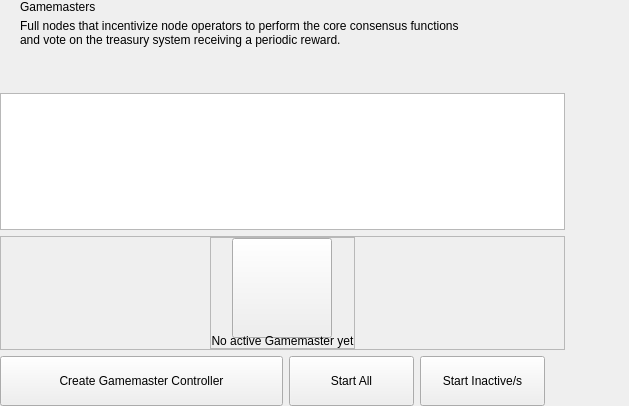
<?xml version="1.0" encoding="UTF-8"?>
<ui version="4.0">
 <class>GamemaStersWidget</class>
 <widget class="QWidget" name="GamemaStersWidget">
  <property name="geometry">
   <rect>
    <x>0</x>
    <y>0</y>
    <width>629</width>
    <height>406</height>
   </rect>
  </property>
  <property name="windowTitle">
   <string notr="true">N/A</string>
  </property>
  <layout class="QHBoxLayout" name="horizontalLayout_2" stretch="2,1">
   <property name="spacing">
    <number>0</number>
   </property>
   <property name="leftMargin">
    <number>0</number>
   </property>
   <property name="topMargin">
    <number>0</number>
   </property>
   <property name="rightMargin">
    <number>0</number>
   </property>
   <property name="bottomMargin">
    <number>0</number>
   </property>
   <item>
    <widget class="QWidget" name="left" native="true">
     <layout class="QVBoxLayout" name="verticalLayout_3">
      <property name="leftMargin">
       <number>0</number>
      </property>
      <property name="topMargin">
       <number>0</number>
      </property>
      <property name="rightMargin">
       <number>0</number>
      </property>
      <property name="bottomMargin">
       <number>0</number>
      </property>
      <item>
       <layout class="QVBoxLayout" name="verticalLayout_2">
        <property name="spacing">
         <number>6</number>
        </property>
        <item>
         <layout class="QHBoxLayout" name="horizontalLayout_3">
          <property name="spacing">
           <number>0</number>
          </property>
          <property name="leftMargin">
           <number>20</number>
          </property>
          <item>
           <layout class="QVBoxLayout" name="verticalLayout_8">
            <property name="spacing">
             <number>5</number>
            </property>
            <item>
             <widget class="QLabel" name="labelTitle">
              <property name="text">
               <string>Gamemasters</string>
              </property>
             </widget>
            </item>
            <item alignment="Qt::AlignTop">
             <widget class="QLabel" name="labelSubtitle1">
              <property name="text">
               <string>Full nodes that incentivize node operators to perform the core consensus functions
and vote on the treasury system receiving a periodic reward.</string>
              </property>
             </widget>
            </item>
           </layout>
          </item>
          <item>
           <spacer name="horizontalSpacer">
            <property name="orientation">
             <enum>Qt::Horizontal</enum>
            </property>
            <property name="sizeHint" stdset="0">
             <size>
              <width>40</width>
              <height>20</height>
             </size>
            </property>
           </spacer>
          </item>
         </layout>
        </item>
        <item>
         <spacer name="verticalSpacer_2">
          <property name="orientation">
           <enum>Qt::Vertical</enum>
          </property>
          <property name="sizeType">
           <enum>QSizePolicy::Fixed</enum>
          </property>
          <property name="sizeHint" stdset="0">
           <size>
            <width>20</width>
            <height>40</height>
           </size>
          </property>
         </spacer>
        </item>
        <item>
         <layout class="QVBoxLayout" name="verticalLayout_6"/>
        </item>
        <item>
         <widget class="QListView" name="listGm">
          <property name="mouseTracking">
           <bool>true</bool>
          </property>
         </widget>
        </item>
        <item>
         <widget class="QFrame" name="emptyContainer">
          <property name="minimumSize">
           <size>
            <width>0</width>
            <height>100</height>
           </size>
          </property>
          <property name="frameShape">
           <enum>QFrame::StyledPanel</enum>
          </property>
          <property name="frameShadow">
           <enum>QFrame::Raised</enum>
          </property>
          <layout class="QVBoxLayout" name="verticalLayout_7" stretch="1,8">
           <property name="spacing">
            <number>0</number>
           </property>
           <property name="leftMargin">
            <number>0</number>
           </property>
           <property name="topMargin">
            <number>0</number>
           </property>
           <property name="rightMargin">
            <number>0</number>
           </property>
           <property name="bottomMargin">
            <number>0</number>
           </property>
           <item>
            <spacer name="verticalSpacer">
             <property name="orientation">
              <enum>Qt::Vertical</enum>
             </property>
             <property name="sizeHint" stdset="0">
              <size>
               <width>20</width>
               <height>20</height>
              </size>
             </property>
            </spacer>
           </item>
           <item alignment="Qt::AlignHCenter|Qt::AlignVCenter">
            <widget class="QFrame" name="emptyScreen">
             <property name="sizePolicy">
              <sizepolicy hsizetype="Expanding" vsizetype="Expanding">
               <horstretch>0</horstretch>
               <verstretch>0</verstretch>
              </sizepolicy>
             </property>
             <property name="frameShape">
              <enum>QFrame::StyledPanel</enum>
             </property>
             <property name="frameShadow">
              <enum>QFrame::Raised</enum>
             </property>
             <layout class="QVBoxLayout" name="verticalLayout">
              <property name="spacing">
               <number>30</number>
              </property>
              <property name="leftMargin">
               <number>0</number>
              </property>
              <property name="topMargin">
               <number>0</number>
              </property>
              <property name="rightMargin">
               <number>0</number>
              </property>
              <property name="bottomMargin">
               <number>0</number>
              </property>
              <item alignment="Qt::AlignHCenter|Qt::AlignVCenter">
               <widget class="QPushButton" name="pushImgEmpty">
                <property name="minimumSize">
                 <size>
                  <width>100</width>
                  <height>100</height>
                 </size>
                </property>
                <property name="maximumSize">
                 <size>
                  <width>100</width>
                  <height>100</height>
                 </size>
                </property>
                <property name="focusPolicy">
                 <enum>Qt::NoFocus</enum>
                </property>
                <property name="text">
                 <string/>
                </property>
                <property name="iconSize">
                 <size>
                  <width>100</width>
                  <height>100</height>
                 </size>
                </property>
               </widget>
              </item>
              <item alignment="Qt::AlignHCenter|Qt::AlignVCenter">
               <widget class="QLabel" name="labelEmpty">
                <property name="styleSheet">
                 <string notr="true"/>
                </property>
                <property name="text">
                 <string>No active Gamemaster yet</string>
                </property>
                <property name="alignment">
                 <set>Qt::AlignCenter</set>
                </property>
               </widget>
              </item>
             </layout>
            </widget>
           </item>
          </layout>
         </widget>
        </item>
        <item>
         <layout class="QHBoxLayout" name="horizontalLayout_7">
          <property name="rightMargin">
           <number>20</number>
          </property>
          <item>
           <spacer name="horizontalSpacer_5">
            <property name="orientation">
             <enum>Qt::Horizontal</enum>
            </property>
            <property name="sizeType">
             <enum>QSizePolicy::Expanding</enum>
            </property>
            <property name="sizeHint" stdset="0">
             <size>
              <width>40</width>
              <height>20</height>
             </size>
            </property>
           </spacer>
          </item>
          <item>
           <widget class="QPushButton" name="pushButtonSave">
            <property name="minimumSize">
             <size>
              <width>283</width>
              <height>50</height>
             </size>
            </property>
            <property name="maximumSize">
             <size>
              <width>283</width>
              <height>50</height>
             </size>
            </property>
            <property name="focusPolicy">
             <enum>Qt::NoFocus</enum>
            </property>
            <property name="text">
             <string>Create Gamemaster Controller</string>
            </property>
           </widget>
          </item>
          <item>
           <widget class="QPushButton" name="pushButtonStartAll">
            <property name="minimumSize">
             <size>
              <width>125</width>
              <height>50</height>
             </size>
            </property>
            <property name="text">
             <string>Start All</string>
            </property>
           </widget>
          </item>
          <item>
           <widget class="QPushButton" name="pushButtonStartMissing">
            <property name="minimumSize">
             <size>
              <width>125</width>
              <height>50</height>
             </size>
            </property>
            <property name="text">
             <string>Start Inactive/s</string>
            </property>
           </widget>
          </item>
         </layout>
        </item>
       </layout>
      </item>
     </layout>
    </widget>
   </item>
   <item>
    <widget class="QWidget" name="right" native="true">
     <layout class="QVBoxLayout" name="verticalLayout_5">
      <property name="leftMargin">
       <number>0</number>
      </property>
      <property name="topMargin">
       <number>0</number>
      </property>
      <property name="rightMargin">
       <number>0</number>
      </property>
      <property name="bottomMargin">
       <number>0</number>
      </property>
      <item>
       <layout class="QVBoxLayout" name="verticalLayout_4">
        <property name="spacing">
         <number>6</number>
        </property>
        <item>
         <widget class="OptionButton" name="btnCoinControl" native="true">
          <property name="minimumSize">
           <size>
            <width>0</width>
            <height>50</height>
           </size>
          </property>
         </widget>
        </item>
        <item>
         <widget class="OptionButton" name="btnAbout" native="true">
          <property name="minimumSize">
           <size>
            <width>0</width>
            <height>50</height>
           </size>
          </property>
         </widget>
        </item>
        <item>
         <widget class="OptionButton" name="btnAboutController" native="true">
          <property name="minimumSize">
           <size>
            <width>0</width>
            <height>50</height>
           </size>
          </property>
         </widget>
        </item>
        <item>
         <spacer name="verticalSpacer_5">
          <property name="orientation">
           <enum>Qt::Vertical</enum>
          </property>
          <property name="sizeHint" stdset="0">
           <size>
            <width>20</width>
            <height>40</height>
           </size>
          </property>
         </spacer>
        </item>
       </layout>
      </item>
     </layout>
    </widget>
   </item>
  </layout>
 </widget>
 <customwidgets>
  <customwidget>
   <class>OptionButton</class>
   <extends>QWidget</extends>
   <header>qt/hemis/optionbutton.h</header>
   <container>1</container>
  </customwidget>
 </customwidgets>
 <resources/>
 <connections/>
</ui>
